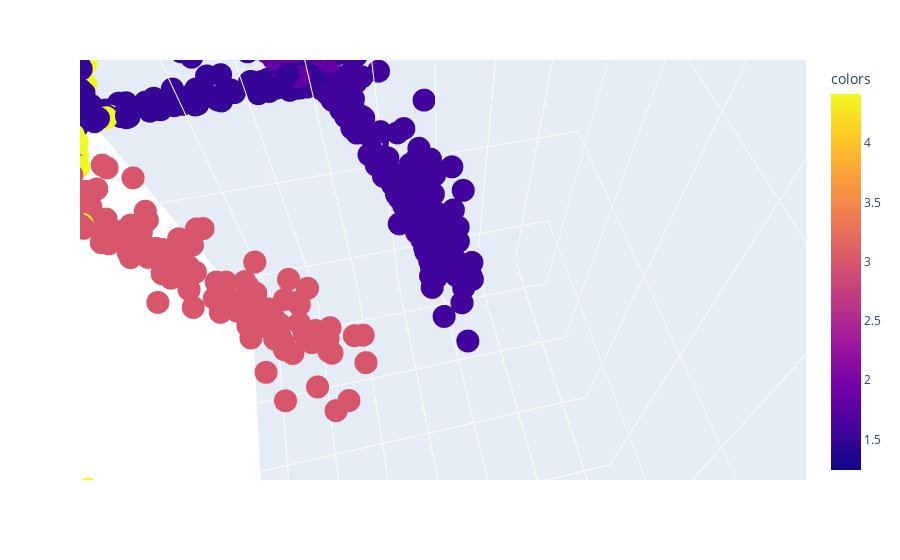

The notebook cell saved with this chart:
### Code cell
plot_3d(projected_points, branch.branch_lengths, use_plotly=True)

### Figure 1 — Plotly figure (JSON) as saved in the notebook; plotly's stock layout.template omitted (floating-point values rounded to 4 significant figures; data arrays with more than 128 entries replaced by an {"elided": "..."} marker saying what was removed)
{"data": [{"hovertemplate": "x=%{x}<br>y=%{y}<br>z=%{z}<br>colors=%{marker.color}<extra></extra>", "legendgroup": "", "marker": {"color": {"elided": "2000 float values"}, "coloraxis": "coloraxis", "symbol": "circle"}, "mode": "markers", "name": "", "scene": "scene", "showlegend": false, "type": "scatter3d", "x": {"elided": "2000 float values"}, "y": {"elided": "2000 float values"}, "z": {"elided": "2000 float values"}}], "layout": {"autosize": true, "coloraxis": {"colorbar": {"title": {"text": "colors"}}, "colorscale": [[0, "#0d0887"], [0.1111, "#46039f"], [0.2222, "#7201a8"], [0.3333, "#9c179e"], [0.4444, "#bd3786"], [0.5556, "#d8576b"], [0.6667, "#ed7953"], [0.7778, "#fb9f3a"], [0.8889, "#fdca26"], [1, "#f0f921"]]}, "legend": {"tracegroupgap": 0}, "margin": {"t": 60}, "scene": {"aspectmode": "auto", "aspectratio": {"x": 0.8965, "y": 0.6245, "z": 1.786}, "camera": {"center": {"x": 0, "y": 0, "z": 0}, "eye": {"x": 0.04706, "y": -0.01039, "z": 0.09186}, "projection": {"type": "perspective"}, "up": {"x": 0, "y": 0, "z": 1}}, "domain": {"x": [0, 1], "y": [0, 1]}, "xaxis": {"range": [-7.124, 7.124], "title": {"text": "x"}, "type": "linear"}, "yaxis": {"range": [-7.124, 7.124], "title": {"text": "y"}, "type": "linear"}, "zaxis": {"range": [-7.124, 7.124], "title": {"text": "z"}, "type": "linear"}}}}
